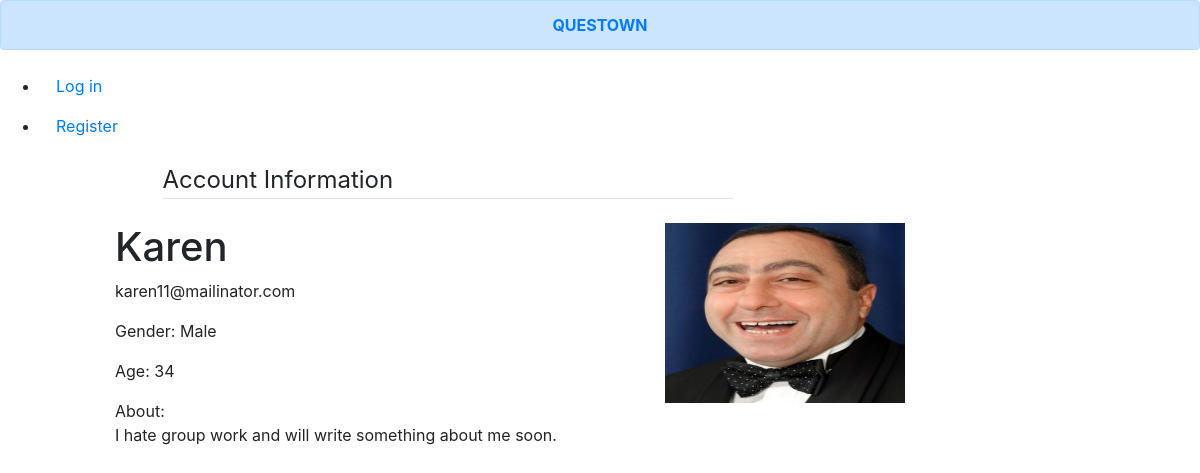
Page /user/1 on the committed database.
### questown/models.py (models this page shows)
class Users(db.Model, UserMixin):
    id = db.Column(db.Integer, primary_key=True, autoincrement=True, nullable=False)
    username = db.Column(db.String(20), unique=True, nullable=False)
    name = db.Column(db.String(20), nullable=False)
    email = db.Column(db.String(50), unique=True, nullable=False)
    image_file = db.Column(db.String(20), nullable=False, default='default.png')
    password = db.Column(db.String(40), nullable=False)
    gender = db.Column(db.String(10))
    age = db.Column(db.Integer)
    about = db.Column(db.String(1000), default='I am new here and will write something about me soon.')
    groups = db.relationship('Groups', backref='initiator', lazy=True)

### questown/routes.py (the view)
@app.route('/user/<int:user_id>')
def user(user_id):
    user = Users.query.get_or_404(user_id)
    group = Groups.query
    image_file = url_for('static', filename='profile_pics/' + user.image_file)
    return render_template('userpage.html', title=user.name, user=user, image_file=image_file, group=group)

### questown/templates/userpage.html (shortened to what this page needs)
<!DOCTYPE html>
<html lang="en">
<head>
    <link rel="stylesheet" href="https://stackpath.bootstrapcdn.com/bootstrap/4.1.3/css/bootstrap.min.css">
</head>
<body>
    <div class="alert alert-primary" align="center" role="alert" >
        <a href = "{{ url_for('home') }}"><strong>QUESTOWN</strong></a>
    </div>
    <ul>
        {% if current_user.is_authenticated %}
            <li><a class="nav-item nav-link" href="{{ url_for('account') }}">Account</a></li>
            <li><a class="nav-item nav-link" href="{{ url_for('logout') }}">Log out</a></li>
        {% else %}
            <li><a class="nav-item nav-link" href="{{ url_for('login') }}">Log in</a></li>
            <li><a class="nav-item nav-link" href="{{ url_for('register') }}">Register</a></li>
        {% endif %}
    </ul>
    <div class = "col-md-6 offset-md-1">
        <legend class = "border-bottom mb-4 offset-md-1">Account Information</legend>
        <img src="{{ image_file }}" style="width:240px;height:180px;position:absolute;left:565px;">
        <h1>{{ user.name }}</h1>
        <p>{{ user.email }}</p>
        <p>Gender: {{ user.gender }}</p>
        <p>Age: {{ user.age }}</p>
        <h0>About:</h0>
        <br>{{ user.about }}</br>
    </div>
</body>
</html>

### rows in the picture
Users: name "Karen", email "karen11@mailinator.com", gender "Male", age "34", about "I hate group work and will write something about me soon."
